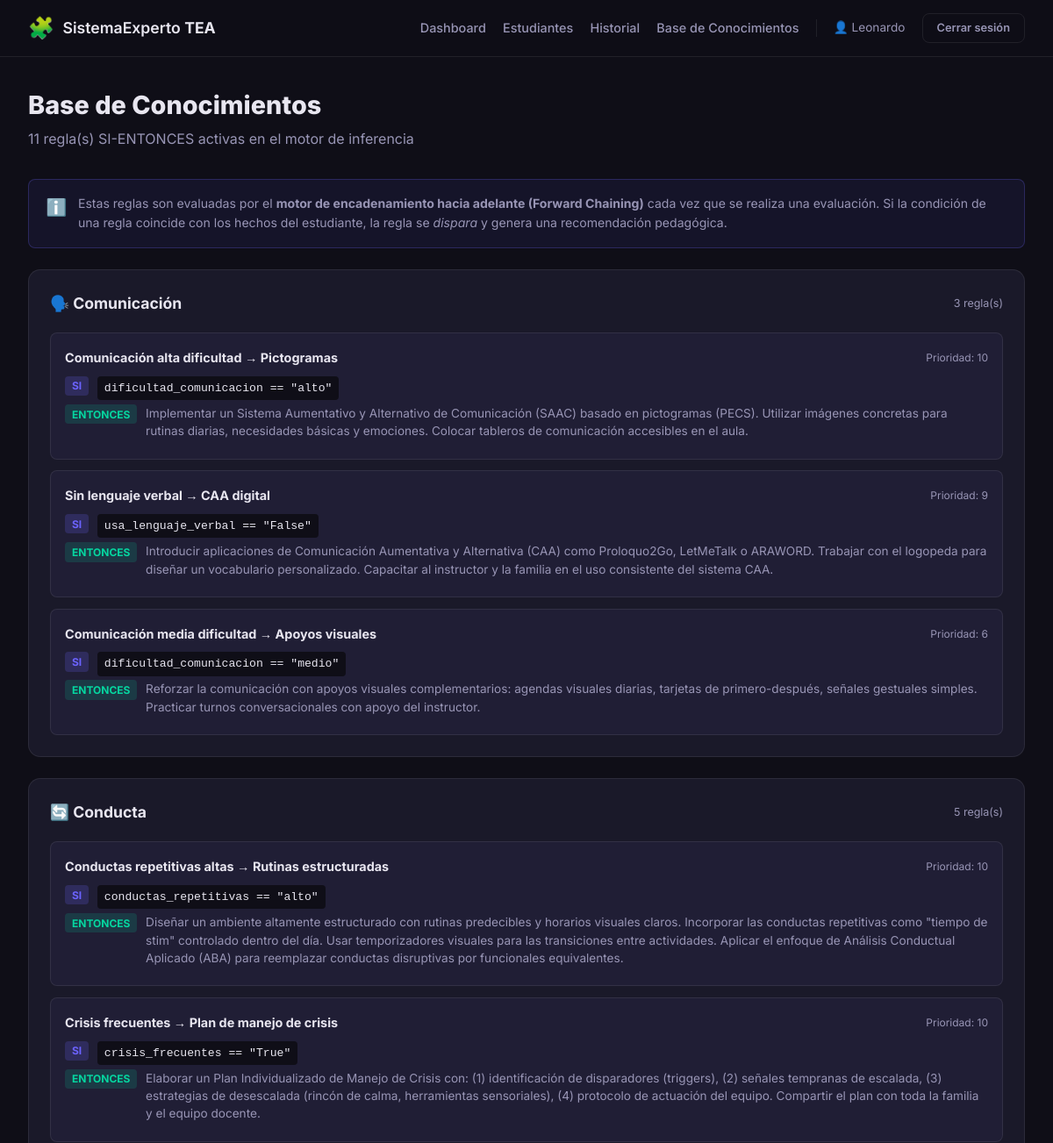
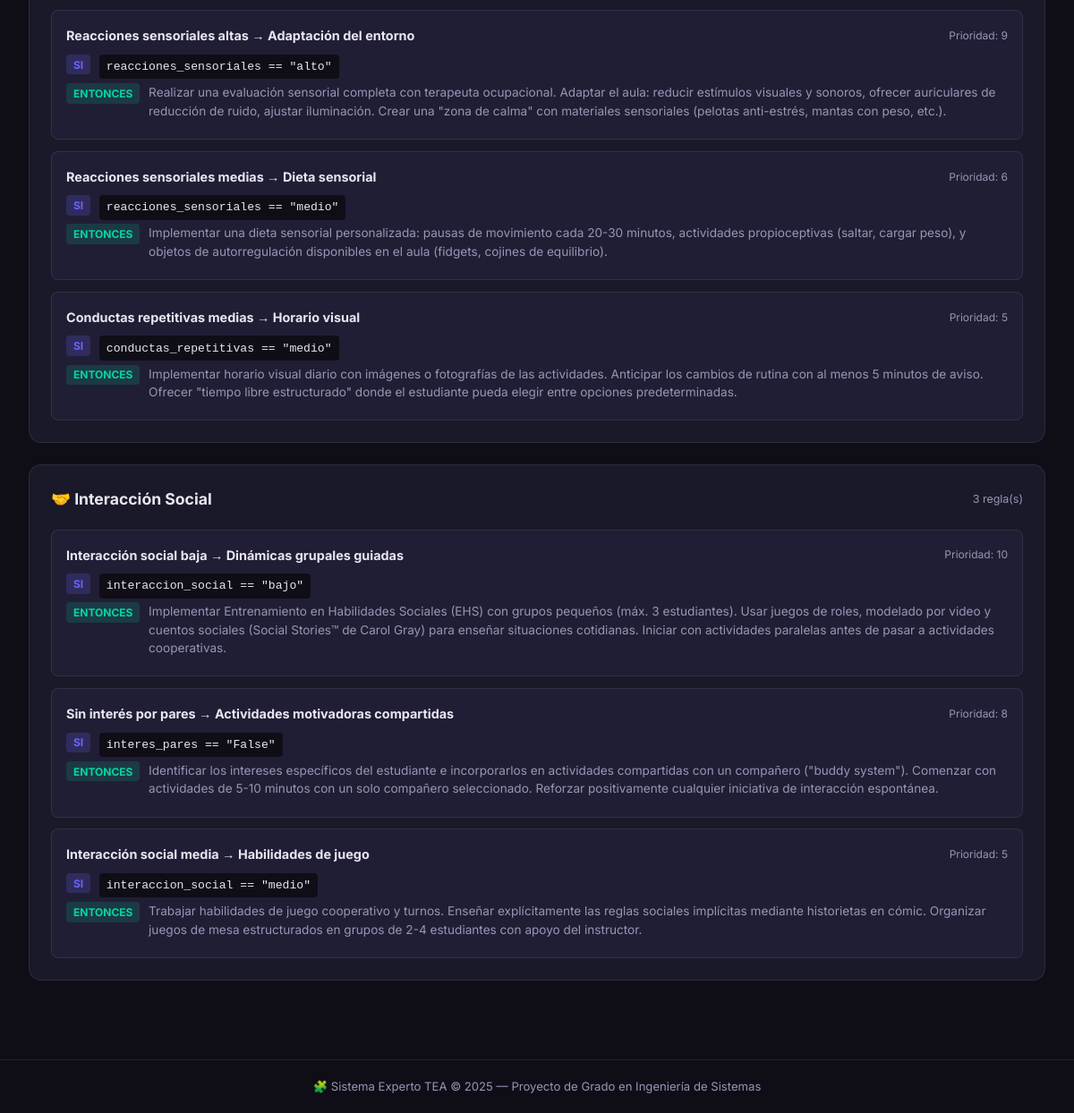
Screenshot of /base-conocimientos/ (signed in) with the database file from the repository (2 pictures, top to bottom).
### experto/models.py (models this page shows, shortened)
class Regla(models.Model):
    OPERADOR_CHOICES = [
        ('==', 'Igual a'),
        ('!=', 'Distinto de'),
        ('>', 'Mayor que'),
        ('<', 'Menor que'),
    ]
    nombre = models.CharField(max_length=200, verbose_name='Nombre de la regla')
    campo_condicion = models.CharField(
        max_length=100,
        verbose_name='Campo a evaluar',
        help_text='Nombre exacto del campo del modelo Evaluacion (ej: dificultad_comunicacion)',
    )
    operador = models.CharField(
        max_length=5,
        choices=OPERADOR_CHOICES,
        default='==',
        verbose_name='Operador de comparación',
    )
    valor_condicion = models.CharField(
        max_length=100,
        verbose_name='Valor esperado',
        help_text='Valor con el que se compara (ej: alto, True, False)',
    )
    accion = models.TextField(verbose_name='Recomendación pedagógica (acción)')
    categoria = models.CharField(
        max_length=50,
        choices=[
            ('comunicacion', 'Comunicación'),
            ('conducta', 'Conducta'),
            ('social', 'Interacción Social'),
            ('general', 'General'),
        ],
        default='general',
        verbose_name='Categoría',
    )
    prioridad = models.PositiveIntegerField(
        default=1,
        verbose_name='Prioridad',
        help_text='Mayor número = mayor prioridad en la presentación',
    )
    activa = models.BooleanField(default=True, verbose_name='¿Regla activa?')
    class Meta:
        verbose_name = 'Regla'
        verbose_name_plural = 'Reglas'
        ordering = ['-prioridad', 'nombre']

### experto/views.py (the view)
# urls.py: path('base-conocimientos/', views.base_conocimientos, name='base_conocimientos'),
@login_required(login_url='login')
def base_conocimientos(request):
    reglas = Regla.objects.filter(activa=True).order_by('categoria', '-prioridad')
    grupos = {}
    CATEGORIAS = {
        'comunicacion': 'Comunicación',
        'conducta':     'Conducta',
        'social':       'Interacción Social',
        'general':      'General',
    }
    for regla in reglas:
        cat_label = CATEGORIAS.get(regla.categoria, regla.categoria)
        grupos.setdefault(cat_label, []).append(regla)
    return render(request, 'experto/base_conocimientos.html', {
        'grupos':      grupos,
        'total_reglas': reglas.count(),
    })

### experto/templates/experto/base_conocimientos.html (shortened to what this page needs)
{% extends 'experto/base.html' %}
{% block content %}
<div class="page-header">
  <div>
    <h1 class="page-title">Base de Conocimientos</h1>
    <p class="page-subtitle">{{ total_reglas }} regla(s) SI-ENTONCES activas en el motor de inferencia</p>
  </div>
</div>
<div class="info-banner">
  <span class="info-banner-icon">ℹ️</span>
  <span>
    Estas reglas son evaluadas por el <strong>motor de encadenamiento hacia adelante (Forward Chaining)</strong>
    cada vez que se realiza una evaluación. Si la condición de una regla coincide con los hechos del estudiante,
    la regla se <em>dispara</em> y genera una recomendación pedagógica.
  </span>
</div>
{% for categoria, reglas in grupos.items %}
<div class="section-card">
  <div class="section-card-header">
    <h2>
      {% if 'Comunicaci' in categoria %}🗣️
      {% elif 'Conducta' in categoria %}🔄
      {% elif 'Social' in categoria %}🤝
      {% else %}📌{% endif %}
      {{ categoria }}
    </h2>
    <span class="rec-count">{{ reglas|length }} regla(s)</span>
  </div>
  <div class="rules-list">
    {% for regla in reglas %}
    <div class="rule-card">
      <div class="rule-header">
        <span class="rule-name">{{ regla.nombre }}</span>
        <span class="rule-priority">Prioridad: {{ regla.prioridad }}</span>
      </div>
      <div class="rule-condition">
        <span class="rule-if">SI</span>
        <code>{{ regla.campo_condicion }} {{ regla.operador }} "{{ regla.valor_condicion }}"</code>
      </div>
      <div class="rule-action">
        <span class="rule-then">ENTONCES</span>
        <p>{{ regla.accion }}</p>
      </div>
    </div>
    {% endfor %}
  </div>
</div>
{% endfor %}
{% endblock %}

### experto/templates/experto/base.html (shortened to what this page needs)
<!DOCTYPE html>
<html lang="es">
<head>
  {% load static %}
  <link rel="stylesheet" href="{% static 'experto/css/styles.css' %}" />
</head>
<body>
<nav class="navbar">
  <div class="navbar-inner">
    <a href="{% url 'inicio' %}" class="navbar-brand">
      <span class="brand-icon">🧩</span>
      <span>SistemaExperto <strong>TEA</strong></span>
    </a>
    <div class="navbar-links">
      {% if user.is_authenticated %}
        <a href="{% url 'dashboard' %}" class="nav-link">Dashboard</a>
        <a href="{% url 'lista_estudiantes' %}" class="nav-link">Estudiantes</a>
        <a href="{% url 'historial_evaluaciones' %}" class="nav-link">Historial</a>
        <a href="{% url 'base_conocimientos' %}" class="nav-link">Base de Conocimientos</a>
        <span class="nav-user">👤 {{ user.first_name }}</span>
        <a href="{% url 'logout' %}" class="btn btn-outline-sm">Cerrar sesión</a>
      {% else %}
        <a href="{% url 'login' %}" class="nav-link">Iniciar sesión</a>
        <a href="{% url 'registro_instructor' %}" class="btn btn-primary-sm">Registrarse</a>
      {% endif %}
    </div>
  </div>
</nav>
<main class="main-content">
  {% block content %}{% endblock %}
</main>
<footer class="footer">
  <div class="footer-inner">
    <span>🧩 Sistema Experto TEA &copy; 2025 — Proyecto de Grado en Ingeniería de Sistemas</span>
  </div>
</footer>
</body>
</html>

### experto/static/experto/css/styles.css (style rules this page uses)
:root { --primary: #6C63FF; --primary-dark: #5A52D5; --secondary: #48CAE4; --success: #06D6A0; --warning: #FFD166; --danger: #EF476F; --bg: #0F0E17; --bg-card: #1A1929; --bg-card2: #201E35; --text: #E8E6F0; --text-muted: #9895B5; --border: rgba(255,255,255,0.08); --radius: 14px; --radius-sm: 8px; --shadow: 0 8px 32px rgba(0,0,0,0.4); --font: 'Inter', system-ui, sans-serif; }
*, *::before, *::after { box-sizing: border-box; margin: 0; padding: 0; }
html { scroll-behavior: smooth; }
body { font-family: var(--font); background: var(--bg); color: var(--text); min-height: 100vh; display: flex; flex-direction: column; line-height: 1.6; }
a { color: var(--primary); text-decoration: none; }
.navbar { background: rgba(15,14,23,0.9); backdrop-filter: blur(12px); border-bottom: 1px solid var(--border); position: sticky; top: 0; z-index: 100; padding: 0 2rem; }
.navbar-inner { max-width: 1280px; margin: 0 auto; display: flex; align-items: center; justify-content: space-between; height: 64px; }
.navbar-brand { display: flex; align-items: center; gap: .6rem; font-size: 1.1rem; font-weight: 600; color: var(--text); }
.brand-icon { font-size: 1.5rem; }
.navbar-links { display: flex; align-items: center; gap: 1.2rem; flex-wrap: wrap; }
.nav-link { color: var(--text-muted); font-size: .9rem; font-weight: 500; transition: color .2s; }
.nav-user { color: var(--text-muted); font-size: .85rem; }
.btn { display: inline-flex; align-items: center; gap: .4rem; padding: .6rem 1.4rem; border-radius: var(--radius-sm); font-weight: 600; font-size: .9rem; cursor: pointer; border: none; transition: all .2s; white-space: nowrap; }
.btn-outline-sm { background: transparent; color: var(--text-muted); border: 1px solid var(--border); padding: .35rem 1rem; border-radius: var(--radius-sm); font-size: .8rem; font-weight: 600; }
.main-content { flex: 1; max-width: 1280px; margin: 0 auto; padding: 2rem; width: 100%; }
.page-header { display: flex; align-items: flex-start; justify-content: space-between; margin-bottom: 2rem; flex-wrap: wrap; gap: 1rem; }
.page-title { font-size: 1.8rem; font-weight: 800; }
.page-subtitle { color: var(--text-muted); margin-top: .2rem; }
.section-card { background: var(--bg-card); border: 1px solid var(--border); border-radius: var(--radius); padding: 1.5rem; margin-bottom: 1.5rem; }
.section-card-header { display: flex; align-items: center; justify-content: space-between; margin-bottom: 1.2rem; }
.section-card-header h2 { font-size: 1.1rem; font-weight: 700; }
.info-banner { display: flex; align-items: flex-start; gap: .8rem; background: rgba(108,99,255,.08); border: 1px solid rgba(108,99,255,.25); border-radius: var(--radius-sm); padding: 1rem 1.2rem; margin-bottom: 1.5rem; font-size: .88rem; color: var(--text-muted); }
.info-banner-icon { font-size: 1.2rem; flex-shrink: 0; }
.rec-count { margin-left: auto; font-size: .78rem; color: var(--text-muted); font-weight: 400; }
.rules-list { display: flex; flex-direction: column; gap: .8rem; }
.rule-card { background: var(--bg-card2); border: 1px solid var(--border); border-radius: var(--radius-sm); padding: 1rem; }
.rule-header { display: flex; justify-content: space-between; align-items: center; margin-bottom: .6rem; }
.rule-name { font-weight: 700; font-size: .9rem; }
.rule-priority { font-size: .75rem; color: var(--text-muted); }
.rule-condition, .rule-action { display: flex; align-items: flex-start; gap: .6rem; font-size: .85rem; margin-bottom: .3rem; }
.rule-if { background: rgba(108,99,255,.2); color: var(--primary); padding: .1rem .5rem; border-radius: 4px; font-weight: 700; font-size: .75rem; flex-shrink: 0; }
.rule-then { background: rgba(6,214,160,.15); color: var(--success); padding: .1rem .5rem; border-radius: 4px; font-weight: 700; font-size: .75rem; flex-shrink: 0; }
.rule-action p { color: var(--text-muted); line-height: 1.5; }
.rule-condition code { background: var(--bg); padding: .2rem .5rem; border-radius: 4px; font-size: .82rem; }
.footer { border-top: 1px solid var(--border); padding: 1.2rem 2rem; margin-top: 2rem; }
.footer-inner { max-width: 1280px; margin: 0 auto; text-align: center; color: var(--text-muted); font-size: .82rem; }

### rows the page displays
Regla: categoria "Comunicación", reglas "3", nombre "Comunicación alta dificultad → Pictogramas", prioridad "10", campo_condicion "dificultad_comunicacion", operador "==", valor_condicion "alto", accion "Implementar un Sistema Aumentativo y Alternativo de Comunicación (SAAC) basado en pictogramas (PECS). Utilizar imágenes concretas para rutinas diarias, necesidades básicas y emociones. Colocar tableros de comunicación accesibles en el aula."
Regla: nombre "Sin lenguaje verbal → CAA digital", prioridad "9", campo_condicion "usa_lenguaje_verbal", operador "==", valor_condicion "False", accion "Introducir aplicaciones de Comunicación Aumentativa y Alternativa (CAA) como Proloquo2Go, LetMeTalk o ARAWORD. Trabajar con el logopeda para diseñar un vocabulario personalizado. Capacitar al instructor y la familia en el uso consistente del sistema CAA."
Regla: nombre "Comunicación media dificultad → Apoyos visuales", prioridad "6", campo_condicion "dificultad_comunicacion", operador "==", valor_condicion "medio", accion "Reforzar la comunicación con apoyos visuales complementarios: agendas visuales diarias, tarjetas de primero-después, señales gestuales simples. Practicar turnos conversacionales con apoyo del instructor."
Regla: categoria "Conducta", reglas "5", nombre "Conductas repetitivas altas → Rutinas estructuradas", prioridad "10", campo_condicion "conductas_repetitivas", operador "==", valor_condicion "alto", accion "Diseñar un ambiente altamente estructurado con rutinas predecibles y horarios visuales claros. Incorporar las conductas repetitivas como \"tiempo de stim\" controlado dentro del día. Usar temporizadores visuales para las transiciones entre actividades. Aplicar el enfoque de Análisis Conductual Aplicado (ABA) para reemplazar conductas disruptivas por funcionales equivalentes."
Regla: nombre "Crisis frecuentes → Plan de manejo de crisis", prioridad "10", campo_condicion "crisis_frecuentes", operador "==", valor_condicion "True", accion "Elaborar un Plan Individualizado de Manejo de Crisis con: (1) identificación de disparadores (triggers), (2) señales tempranas de escalada, (3) estrategias de desescalada (rincón de calma, herramientas sensoriales), (4) protocolo de actuación del equipo. Compartir el plan con toda la familia y el equipo docente."
Regla: nombre "Reacciones sensoriales altas → Adaptación del entorno", prioridad "9", campo_condicion "reacciones_sensoriales", operador "==", valor_condicion "alto", accion "Realizar una evaluación sensorial completa con terapeuta ocupacional. Adaptar el aula: reducir estímulos visuales y sonoros, ofrecer auriculares de reducción de ruido, ajustar iluminación. Crear una \"zona de calma\" con materiales sensoriales (pelotas anti-estrés, mantas con peso, etc.)."
Regla: nombre "Reacciones sensoriales medias → Dieta sensorial", prioridad "6", campo_condicion "reacciones_sensoriales", operador "==", valor_condicion "medio", accion "Implementar una dieta sensorial personalizada: pausas de movimiento cada 20-30 minutos, actividades propioceptivas (saltar, cargar peso), y objetos de autorregulación disponibles en el aula (fidgets, cojines de equilibrio)."
Regla: nombre "Conductas repetitivas medias → Horario visual", prioridad "5", campo_condicion "conductas_repetitivas", operador "==", valor_condicion "medio", accion "Implementar horario visual diario con imágenes o fotografías de las actividades. Anticipar los cambios de rutina con al menos 5 minutos de aviso. Ofrecer \"tiempo libre estructurado\" donde el estudiante pueda elegir entre opciones predeterminadas."
Regla: categoria "Interacción Social", reglas "3", nombre "Interacción social baja → Dinámicas grupales guiadas", prioridad "10", campo_condicion "interaccion_social", operador "==", valor_condicion "bajo", accion "Implementar Entrenamiento en Habilidades Sociales (EHS) con grupos pequeños (máx. 3 estudiantes). Usar juegos de roles, modelado por video y cuentos sociales (Social Stories™ de Carol Gray) para enseñar situaciones cotidianas. Iniciar con actividades paralelas antes de pasar a actividades cooperativas."
Regla: nombre "Sin interés por pares → Actividades motivadoras compartidas", prioridad "8", campo_condicion "interes_pares", operador "==", valor_condicion "False", accion "Identificar los intereses específicos del estudiante e incorporarlos en actividades compartidas con un compañero (\"buddy system\"). Comenzar con actividades de 5-10 minutos con un solo compañero seleccionado. Reforzar positivamente cualquier iniciativa de interacción espontánea."
Regla: nombre "Interacción social media → Habilidades de juego", prioridad "5", campo_condicion "interaccion_social", operador "==", valor_condicion "medio", accion "Trabajar habilidades de juego cooperativo y turnos. Enseñar explícitamente las reglas sociales implícitas mediante historietas en cómic. Organizar juegos de mesa estructurados en grupos de 2-4 estudiantes con apoyo del instructor."

### other values shown
{{ user.first_name }} "Leonardo"
{{ total_reglas }} "11"
